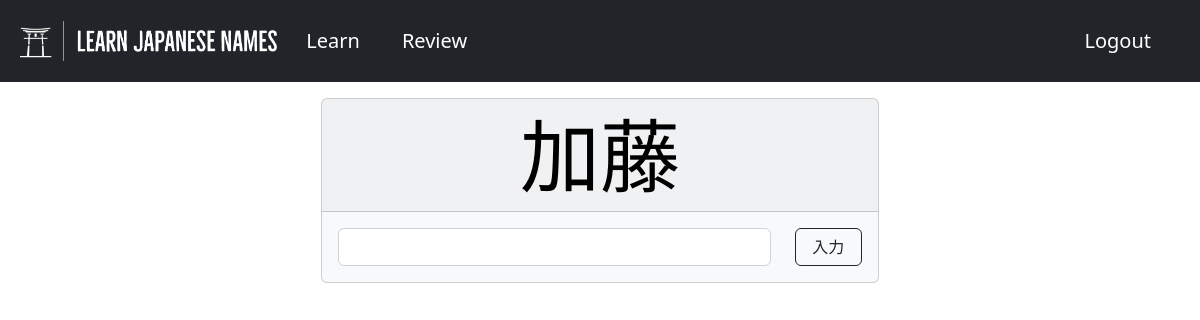
Page /learn/ (signed in) on the earlier database version.
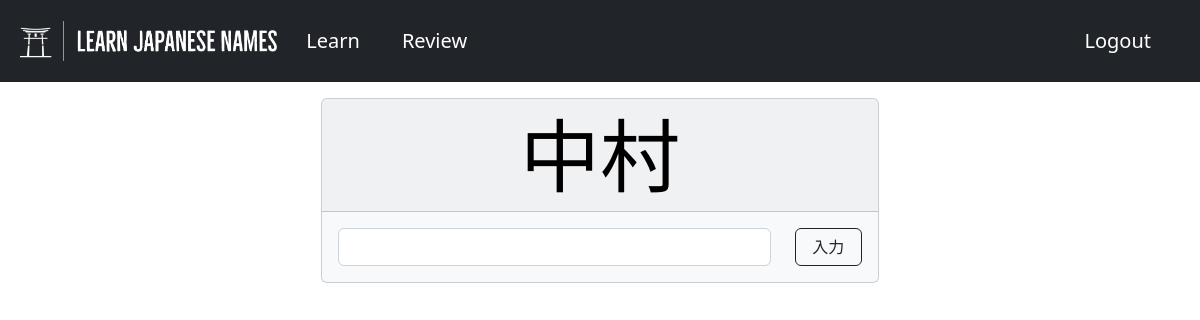
Same page on the later database version.
### flashcards/models.py (models this page shows, shortened)
class Flashcard(models.Model):
    kanji = models.CharField(max_length=10)
    hiragana = models.CharField(max_length=100)
    surname = models.BooleanField(default=False)
    story = models.TextField()
    image = models.CharField(max_length=20)

### flashcards/views.py (the view, shortened to what this page needs)
# urls.py: path("learn/", views.learn_dashboard, name="learn"),
@login_required(login_url="/login")
def learn_dashboard(request):
    form = FlashcardForm(request.POST or None)
    if not Deck.objects.filter(user=request.user):
        user_deck = Deck(user=request.user)
        user_deck.save()
    else:
        user_deck = Deck.objects.filter(user=request.user).first()
    try:
        flashcard = Flashcard.objects.exclude(deck=user_deck.id).order_by("id").first()
    except:
        flashcard = Flashcard.objects.get(id=1)
    return render(
        request,
        "flashcards/learn_dashboard.html",
        {"flashcard": flashcard, "form": form},
    )

### flashcards/forms.py
class FlashcardForm(forms.Form):
    user_response = forms.CharField(
        max_length=10, label="", widget=forms.TextInput(attrs={"class": "form-control"})
    )

### flashcards/templates/flashcards/learn_dashboard.html (shortened to what this page needs)
{% extends 'flashcards/base.html' %}
{% block content %}
<div class="container">
{% if flashcard %}
  <div class="vstack gap-3 justify-content-center align-items-center">
      <div class="card text-black bg-light mt-3" style="width: 50%;">
        <div class="card-header display-1 text-center">{{ flashcard.kanji }}</div>
        <div class="card-body">
          <form method="POST" action="{% url 'learn' %}" autocomplete="off" novalidate>
            <div class="row">
              <div class="col-10">
                {{ form.user_response }}
              </div>
              <div class="col-2">
                <button type="submit" class="btn btn-outline-dark" style="width: 100%;">入力</button>
              </div>
          </div>
          </form>
        </div>
      </div>
  </div>
{% endif %}
</div>
{% endblock %}

### flashcards/templates/flashcards/base.html (shortened to what this page needs)
<!DOCTYPE html>
<html>
<head>
    {% load static %}
     <link href="https://cdn.jsdelivr.net/npm/bootstrap@5.2.3/dist/css/bootstrap.min.css" rel="stylesheet">
     <link rel="stylesheet" href="{% static 'css/custom.css' %}">
</head>
<body>
    <nav class="navbar navbar-expand-lg navbar-dark bg-dark py-3">
        <div class="container-fluid mx-lg-2">
        {% if user.is_authenticated %}
            <div class="d-flex">
                <a class="navbar-brand" href="{% url 'dashboard' %}">
                    <img src="{% static 'flashcards/images/logo.png' %}" height="40px" alt="logo">
                </a>
                <a class="navbar-brand mr-1 mt-1 mb-0 h1 btn btn-dark" href="{% url 'story' %}">Learn</a>
                <a class="navbar-brand mt-1 mb-0 h1 btn btn-dark" href="{% url 'review' %}">Review</a>
            </div>
            <div class="d-flex">
                <a class="navbar-brand mb-0 h1 btn btn-dark" href="{% url 'logout' %}">Logout</a>
            </div>
        {% endif %}
        </div>
    </nav>
    <div class="content">
        {% block content %}
        {% endblock %}
    </div>
</body>
</html>

### flashcards/static/flashcards/css/custom.css (style rules this page uses)
a { text-decoration: none; color: white; }

Differences in the rows shown:
removed Flashcard: kanji "加藤"
added Flashcard: kanji "中村"
